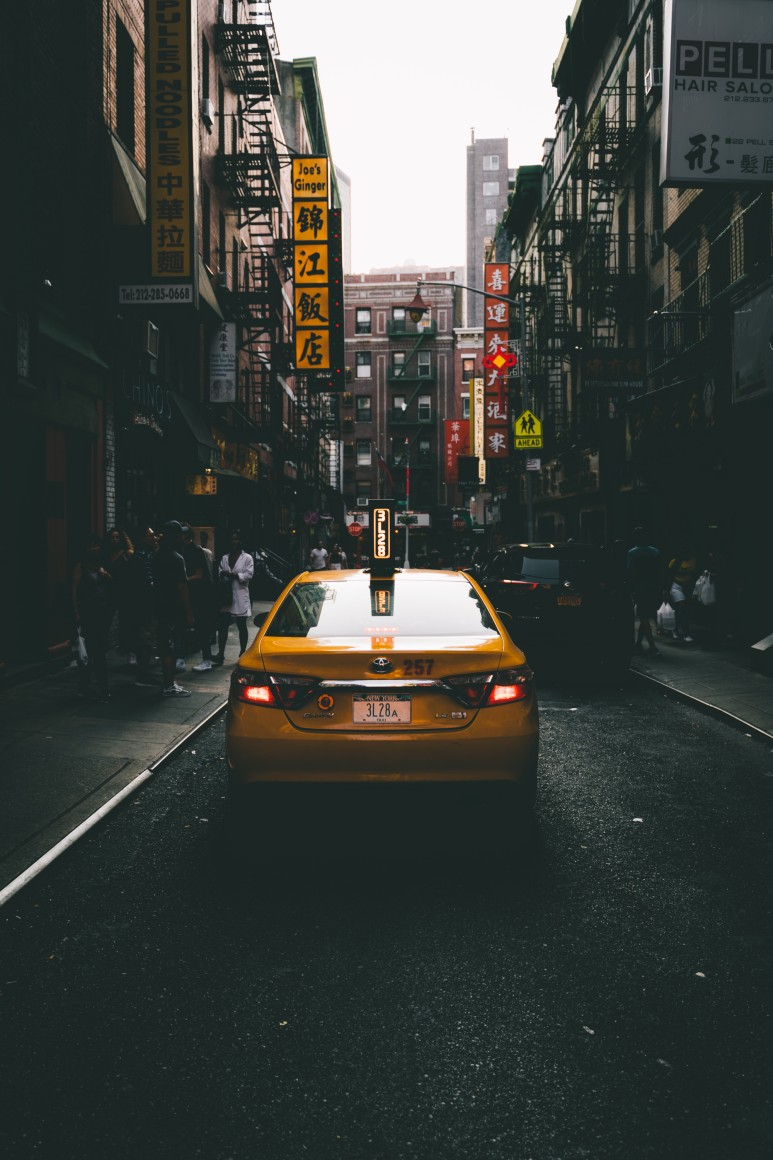
#> input picture 2.jpg, 773 x 1160 px
$ python 'example 14.py'
#> lines starting #> are read from the running program, lines starting #| are printed output that depends on the picture; after the words box and inside, x2 and y2 are one past the last pixel; in counts of white or black regions, pixels touching at a corner belong together
#테두리 안에있는 글자 찾기
import cv2

image = cv2.imread('2.jpg')
#> image is the input picture: shape (1160, 773, 3); mean B, G, R 62.2, 66.3, 61.6
image_gray = cv2.cvtColor(image, cv2.COLOR_BGR2GRAY)
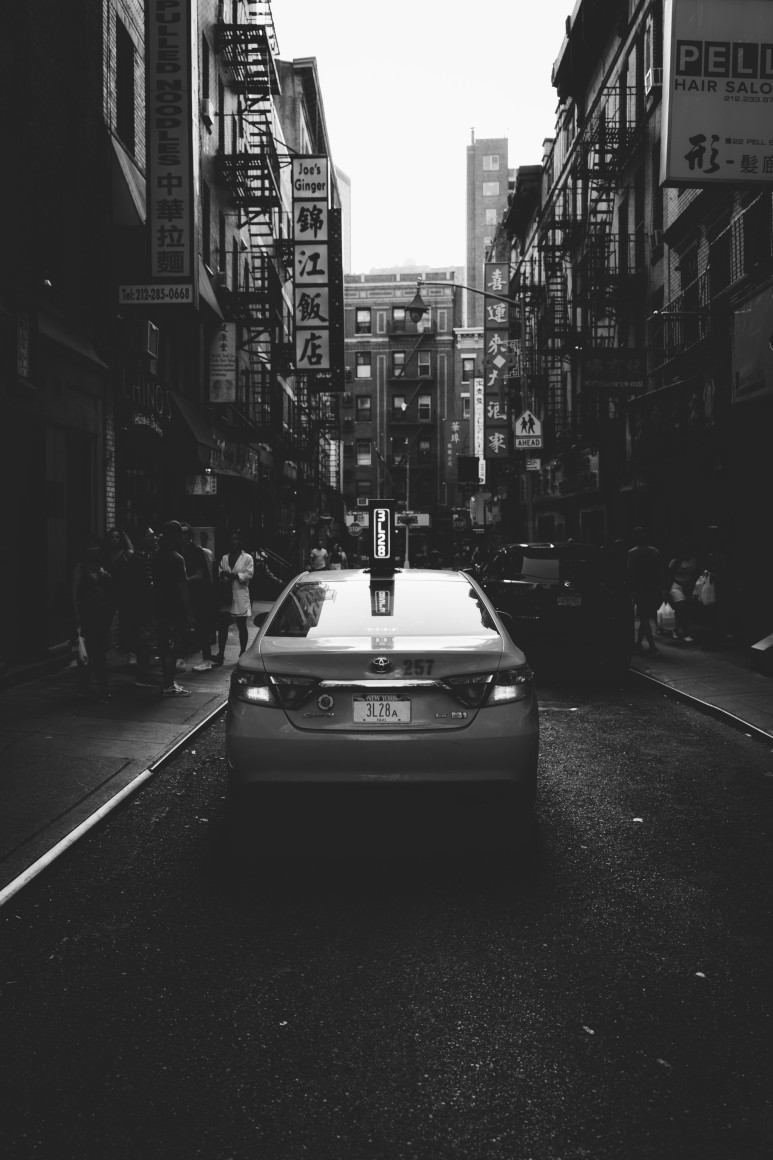
#> image_gray: shape (1160, 773); min 20, max 255, mean 64.4
ret, thresh = cv2.threshold(image_gray, 127, 255, 0)
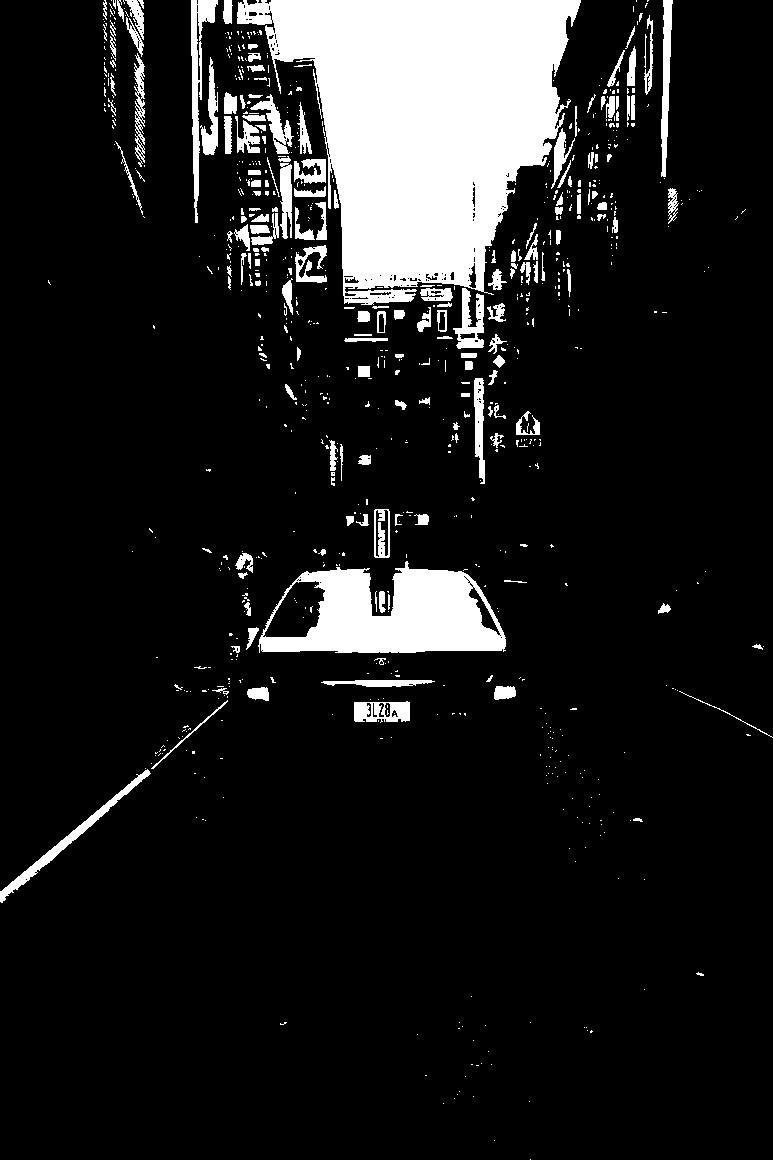
#> thresh: shape (1160, 773); 11.8% white; 829 white regions (648 under 20 px)

cv2.imshow('Image', thresh)
cv2.waitKey(0)

#1) RETR_EXTERNAL: 바깥쪽 Line만 찾기
#2) RETR_LIST: 모든 Line을 찾지만, Hierarchy 구성 X
#3) RETR_TREE: 모든 Line을 찾으며, 모든 Hierarchy 구성 O
contours = cv2.findContours(thresh, cv2.RETR_EXTERNAL, cv2.CHAIN_APPROX_SIMPLE)[0]
#> contours = 820 contours, 687 with area under 20; largest, box (x1, y1, x2, y2) and area: (237, 0, 581, 305) 62607, (258, 561, 506, 653) 16205, (191, 0, 218, 223) 1698, (0, 769, 151, 903) 1348, (661, 0, 673, 177) 1016
image = cv2.drawContours(image, contours, -1, (0, 255, 0), 4)
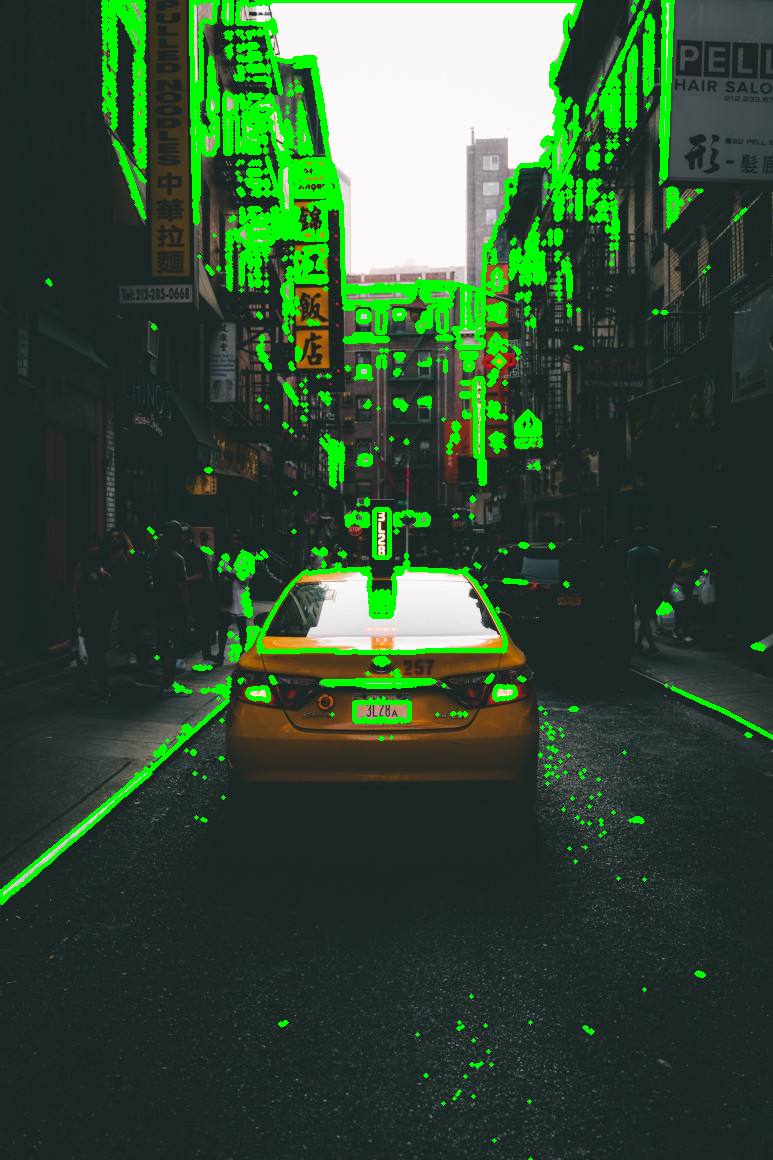
#> image: shape (1160, 773, 3); 7.76% of pixels changed, all inside (x1, y1, x2, y2) = (0, 0, 773, 1160)
#                                         -1은 전체를 뜻함

cv2.imshow('Image', image)
cv2.waitKey(0)

$ run again, with 1.jpg copied over 2.jpg
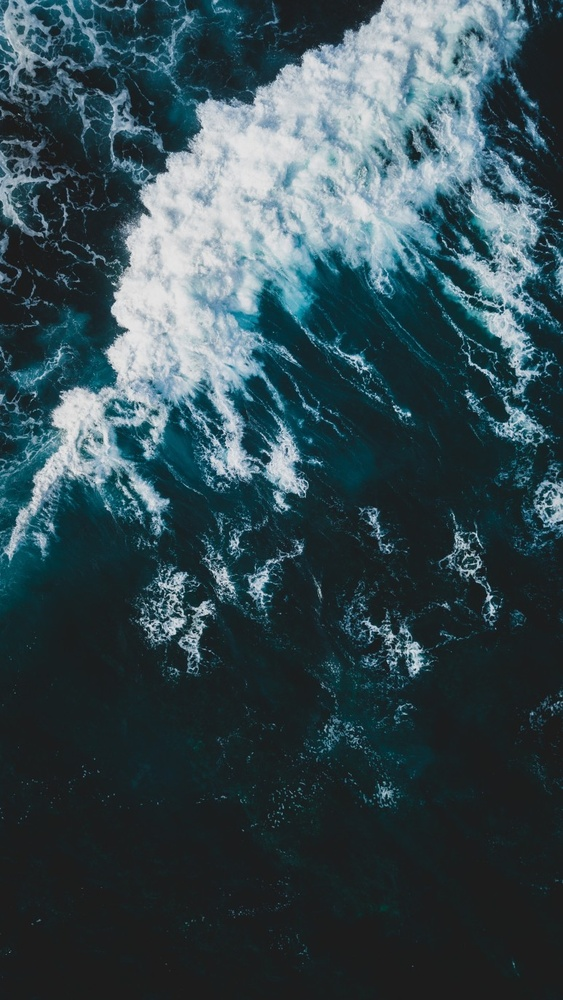
#> input picture 1.jpg, 563 x 1000 px, shrunk from 773 x 1374 before the run
#> image is the input picture: shape (1000, 563, 3); mean B, G, R 81, 74.4, 54.1
#> `ret, thresh = cv2.threshold(image_gray, 127, 255, 0)`:
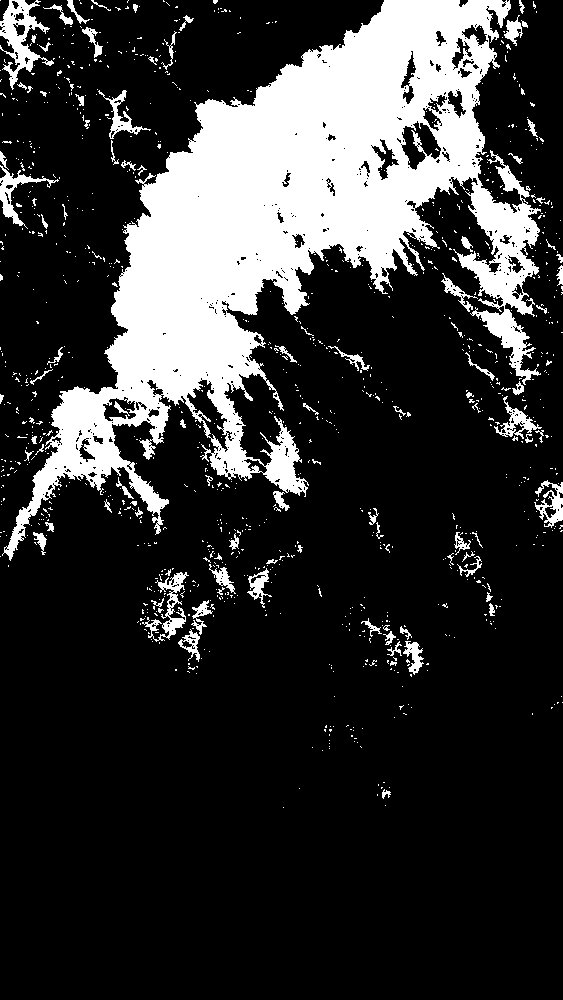
#> thresh: shape (1000, 563); 20.3% white; 1041 white regions (945 under 20 px)
#> contours = 1022 contours, 966 with area under 20; largest, box (x1, y1, x2, y2) and area: (2, 0, 541, 561) 103686, (0, 0, 54, 90) 1730, (142, 572, 189, 642) 723, (0, 165, 59, 229) 686, (534, 480, 563, 528) 564
#> `image = cv2.drawContours(image, contours, -1, (0, 255, 0), 4)`:
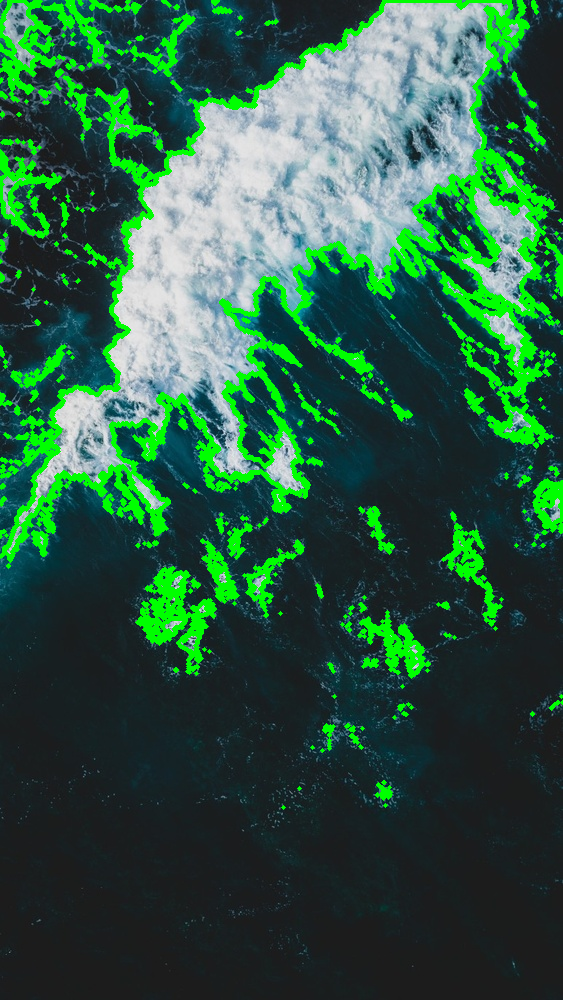
#> image: shape (1000, 563, 3); 10.98% of pixels changed, all inside (x1, y1, x2, y2) = (0, 0, 563, 810)
